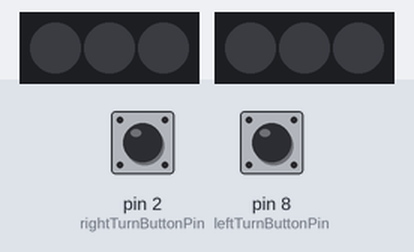
Simulated run of this sketch. Board: Arduino Uno, built with avr-gcc and run on an emulated ATmega328P. Shown: 2 × 3 RGB LEDs in strip order, left to right. Inputs (shaded band) come from the test bench; at power-on: pin 2 (rightTurnButtonPin) LOW, pin 8 (leftTurnButtonPin) LOW. Dim RGB values are drawn brighter than linear; what the sketch prints to the serial monitor is not drawn.

Above: at 4.2 s.
4.3 s: pin 2 (rightTurnButtonPin) pulled HIGH for 0.15 s
At 5.2 s:
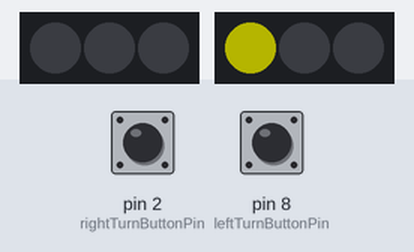
7.4 s: pin 8 (leftTurnButtonPin) pulled HIGH for 3.2 s
At 10.2 s:
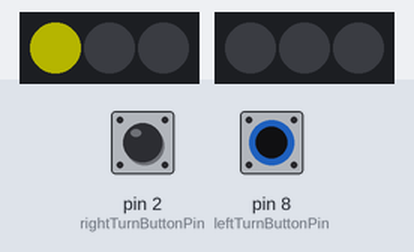
12.3 s: pin 2 (rightTurnButtonPin) pulled HIGH for 3.2 s
At 15.7 s:
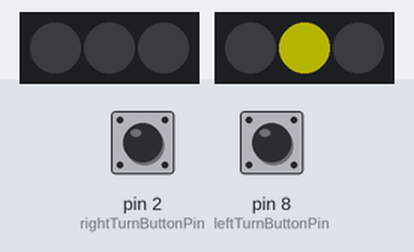
Timing chart, 0 to 20.9 s (numbered marks = the images above; inputs shaded):
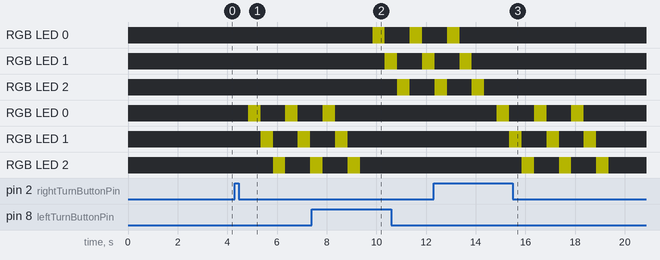

Measured:
- after the input at 4.3 s, RGB LED 0: alternates RGB(64, 64, 0) for 0.50 s and off for 1.0 s, starting after 0.54 s; RGB LED 1: alternates RGB(64, 64, 0) for 0.50 s and off for 1.0 s, starting after 1.0 s; RGB LED 2: off → RGB(64, 64, 0) after 1.5 s, → off 0.50 s later, → RGB(64, 64, 0) 1.0 s later

The sketch:

Bike_indicator_LED_Strip.ino
```cpp
#include <FastLED.h>

#define L_LED_PIN     6

#define NUM_OF_LED    3
#define BRIGHTNESS  64
#define LED_TYPE    WS2812B
#define COLOR_ORDER GRB

#define R_LED_PIN     3
CRGB leftIndicator[NUM_OF_LED];
CRGB rightIndicator[NUM_OF_LED];

//Buttons
const int leftTurnButtonPin = 8;
const int rightTurnButtonPin = 2;

//State of the Button
int leftTurnButtonState = 0;
int rightTurnButtonState = 0;

//LED's
const int indicatorLEDCount = 3;
//const int brakeLEDCount = 3;

int leftIndicatorPin = 6;
int rightIndicatorPin = 3;

const int duration = 3;

void setup() {

  delay( 3000 ); // power-up safety delay
  FastLED.addLeds<LED_TYPE, L_LED_PIN, COLOR_ORDER>(leftIndicator, NUM_OF_LED).setCorrection( TypicalLEDStrip );
  FastLED.addLeds<LED_TYPE, R_LED_PIN, COLOR_ORDER>(rightIndicator, NUM_OF_LED).setCorrection( TypicalLEDStrip );
  FastLED.setBrightness(  BRIGHTNESS );

  Serial.begin(9600);
  pinMode(leftTurnButtonPin, INPUT);
  pinMode(rightTurnButtonPin, INPUT);

}

CRGB Scroll(int pos) {
  CRGB color (0,0,0);
  if(pos < 85) {
    color.g = 0;
    color.r = ((float)pos / 85.0f) * 255.0f;
    color.b = 255 - color.r;
  } else if(pos < 170) {
    color.g = ((float)(pos - 85) / 85.0f) * 255.0f;
    color.r = 255 - color.g;
    color.b = 0;
  } else if(pos < 256) {
    color.b = ((float)(pos - 170) / 85.0f) * 255.0f;
    color.g = 255 - color.b;
    color.r = 1;
  }
  return color;
}

void Clear(String indicator_LED_side){
  if(indicator_LED_side == "right"){
    for(int i = 0; i < NUM_OF_LED; i++){
      rightIndicator[i] = CHSV( 0, 0, 0);
    }
  }else{
    for(int i = 0; i < NUM_OF_LED; i++){
     leftIndicator[i] = CHSV( 0, 0, 0);
    }
  }
  delay(500);
  FastLED.show();

}

void loop() {


  leftTurnButtonState = digitalRead(leftTurnButtonPin);
  rightTurnButtonState = digitalRead(rightTurnButtonPin);

  Serial.print(rightTurnButtonState);

  //Left Turn
  if(leftTurnButtonState == HIGH){
    indicateLeft();
  }

  //Right Turn
  if(rightTurnButtonState == HIGH){
      Serial.print("Right Indicator button pressed");
      indicateRight();
  }

  FastLED.clear();
}

void indicateLeft(){
  Serial.print("left");
  for(int d = 0; d <= 2; d++){
    for(int i = 0; i < NUM_OF_LED; i++) {
      leftIndicator[i] = CRGB::Yellow;
      delay(500);
      FastLED.show();
      FastLED.clear();
    }
  }
  Clear("left");
}

void indicateRight(){
  Serial.print("right");
  for(int d = 0; d <= 2; d++){
    for(int i = 0; i < NUM_OF_LED; i++) {
      rightIndicator[i] = CRGB::Yellow;
      delay(500);
      FastLED.show();
      FastLED.clear();
    }
  }
  Clear("right");
}
```
